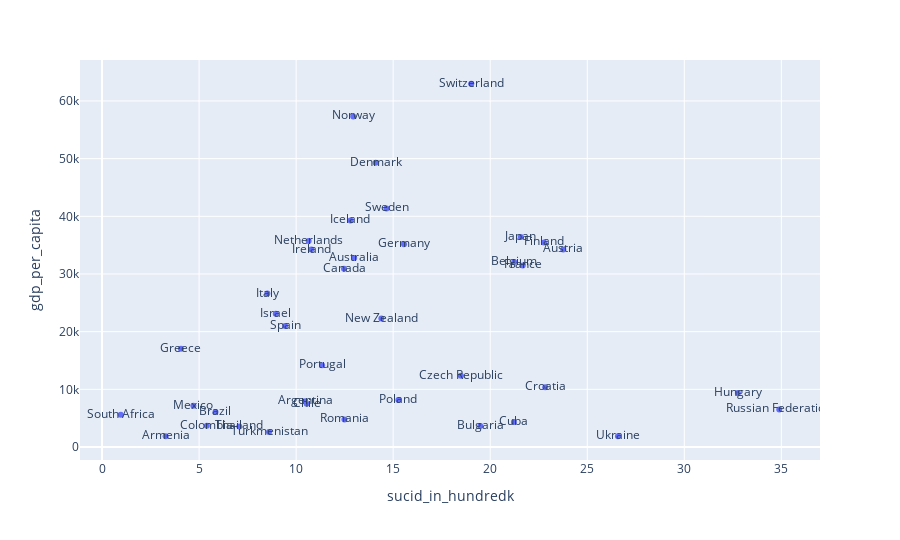

The code cell stored with this chart in its notebook:
### Code cell
dff=df.groupby(["country"], as_index=False)[["sucid_in_hundredk","gdp_per_capita"]].mean()

scatterplot = px.scatter(
        data_frame=dff,
        x="sucid_in_hundredk",
        y="gdp_per_capita",
        hover_data=['country'],
        text="country",
        height=540    )
scatterplot.show()

### Figure 1 — Plotly figure (JSON) as saved in the notebook; plotly's stock layout.template omitted (floating-point values rounded to 4 significant figures)
{"data": [{"customdata": [["Argentina"], ["Armenia"], ["Australia"], ["Austria"], ["Belgium"], ["Brazil"], ["Bulgaria"], ["Canada"], ["Chile"], ["Colombia"], ["Croatia"], ["Cuba"], ["Czech Republic"], ["Denmark"], ["Finland"], ["France"], ["Germany"], ["Greece"], ["Hungary"], ["Iceland"], ["Ireland"], ["Israel"], ["Italy"], ["Japan"], ["Mexico"], ["Netherlands"], ["New Zealand"], ["Norway"], ["Poland"], ["Portugal"], ["Romania"], ["Russian Federation"], ["South Africa"], ["Spain"], ["Sweden"], ["Switzerland"], ["Thailand"], ["Turkmenistan"], ["Ukraine"]], "hovertemplate": "sucid_in_hundredk=%{x}<br>gdp_per_capita=%{y}<br>country=%{customdata[0]}<extra></extra>", "legendgroup": "", "marker": {"color": "#636efa", "symbol": "circle"}, "mode": "markers+text", "name": "", "orientation": "v", "showlegend": false, "text": ["Argentina", "Armenia", "Australia", "Austria", "Belgium", "Brazil", "Bulgaria", "Canada", "Chile", "Colombia", "Croatia", "Cuba", "Czech Republic", "Denmark", "Finland", "France", "Germany", "Greece", "Hungary", "Iceland", "Ireland", "Israel", "Italy", "Japan", "Mexico", "Netherlands", "New Zealand", "Norway", "Poland", "Portugal", "Romania", "Russian Federation", "South Africa", "Spain", "Sweden", "Switzerland", "Thailand", "Turkmenistan", "Ukraine"], "type": "scatter", "x": [10.47, 3.276, 12.99, 23.76, 21.24, 5.846, 19.49, 12.47, 10.54, 5.402, 22.84, 21.22, 18.49, 14.1, 22.77, 21.68, 15.56, 4.065, 32.76, 12.8, 10.78, 8.952, 8.518, 21.57, 4.707, 10.65, 14.39, 12.94, 15.27, 11.34, 12.49, 34.89, 0.9645, 9.433, 14.66, 19.02, 7.074, 8.606, 26.58], "xaxis": "x", "y": [7914.0, 1874.0, 32780.0, 34260.0, 32070.0, 6091.0, 3640.0, 30890.0, 7493.0, 3709.0, 10360.0, 4351.0, 12370.0, 49300.0, 35470.0, 31480.0, 35160.0, 17020.0, 9370.0, 39270.0, 34230.0, 23130.0, 26600.0, 36400.0, 7138.0, 35710.0, 22280.0, 57320.0, 8146.0, 14180.0, 4791.0, 6519.0, 5590.0, 20980.0, 41360.0, 62980.0, 3572.0, 2618.0, 1868.0], "yaxis": "y"}], "layout": {"height": 540, "legend": {"tracegroupgap": 0}, "margin": {"t": 60}, "xaxis": {"anchor": "y", "domain": [0, 1], "title": {"text": "sucid_in_hundredk"}}, "yaxis": {"anchor": "x", "domain": [0, 1], "title": {"text": "gdp_per_capita"}}}}
